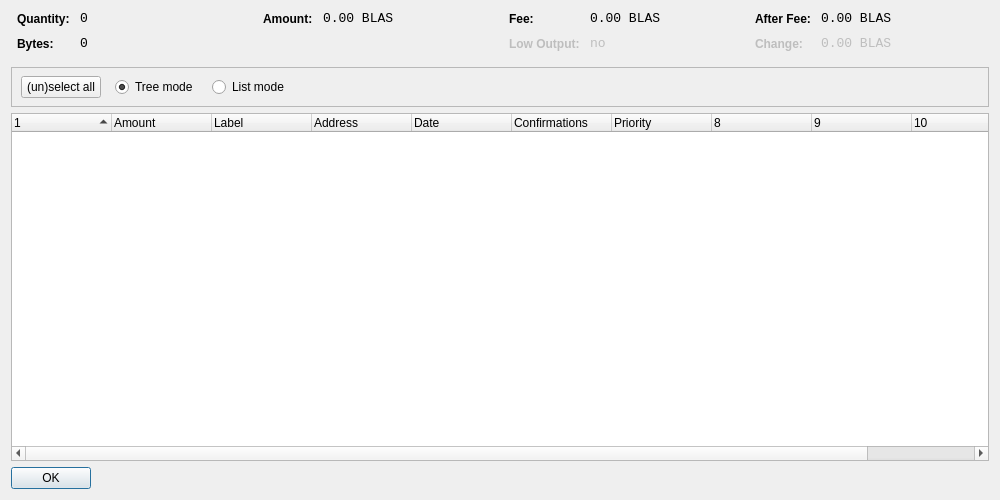
<?xml version="1.0" encoding="UTF-8"?>
<ui version="4.0">
 <class>CoinControlDialog</class>
 <widget class="QDialog" name="CoinControlDialog">
  <property name="geometry">
   <rect>
    <x>0</x>
    <y>0</y>
    <width>1000</width>
    <height>500</height>
   </rect>
  </property>
  <property name="windowTitle">
   <string>Coin Control</string>
  </property>
  <layout class="QVBoxLayout" name="verticalLayout">
   <item>
    <layout class="QHBoxLayout" name="horizontalLayoutTop" stretch="0,0,0,0">
     <property name="topMargin">
      <number>0</number>
     </property>
     <property name="bottomMargin">
      <number>10</number>
     </property>
     <item>
      <layout class="QFormLayout" name="formLayoutCoinControl1">
       <property name="horizontalSpacing">
        <number>10</number>
       </property>
       <property name="verticalSpacing">
        <number>10</number>
       </property>
       <property name="leftMargin">
        <number>6</number>
       </property>
       <property name="rightMargin">
        <number>6</number>
       </property>
       <item row="0" column="0">
        <widget class="QLabel" name="labelCoinControlQuantityText">
         <property name="styleSheet">
          <string notr="true">font-weight:bold;</string>
         </property>
         <property name="text">
          <string>Quantity:</string>
         </property>
        </widget>
       </item>
       <item row="0" column="1">
        <widget class="QLabel" name="labelCoinControlQuantity">
         <property name="font">
          <font>
           <family>Monospace</family>
           <pointsize>10</pointsize>
          </font>
         </property>
         <property name="cursor">
          <cursorShape>IBeamCursor</cursorShape>
         </property>
         <property name="contextMenuPolicy">
          <enum>Qt::ActionsContextMenu</enum>
         </property>
         <property name="text">
          <string notr="true">0</string>
         </property>
         <property name="textInteractionFlags">
          <set>Qt::LinksAccessibleByMouse|Qt::TextSelectableByKeyboard|Qt::TextSelectableByMouse</set>
         </property>
        </widget>
       </item>
       <item row="1" column="0">
        <widget class="QLabel" name="labelCoinControlBytesText">
         <property name="styleSheet">
          <string notr="true">font-weight:bold;</string>
         </property>
         <property name="text">
          <string>Bytes:</string>
         </property>
        </widget>
       </item>
       <item row="1" column="1">
        <widget class="QLabel" name="labelCoinControlBytes">
         <property name="font">
          <font>
           <family>Monospace</family>
           <pointsize>10</pointsize>
          </font>
         </property>
         <property name="cursor">
          <cursorShape>IBeamCursor</cursorShape>
         </property>
         <property name="contextMenuPolicy">
          <enum>Qt::ActionsContextMenu</enum>
         </property>
         <property name="text">
          <string notr="true">0</string>
         </property>
         <property name="textInteractionFlags">
          <set>Qt::LinksAccessibleByMouse|Qt::TextSelectableByKeyboard|Qt::TextSelectableByMouse</set>
         </property>
        </widget>
       </item>
      </layout>
     </item>
     <item>
      <layout class="QFormLayout" name="formLayoutCoinControl2">
       <property name="horizontalSpacing">
        <number>10</number>
       </property>
       <property name="verticalSpacing">
        <number>10</number>
       </property>
       <property name="leftMargin">
        <number>6</number>
       </property>
       <property name="rightMargin">
        <number>6</number>
       </property>
       <item row="0" column="0">
        <widget class="QLabel" name="labelCoinControlAmountText">
         <property name="styleSheet">
          <string notr="true">font-weight:bold;</string>
         </property>
         <property name="text">
          <string>Amount:</string>
         </property>
        </widget>
       </item>
       <item row="0" column="1">
        <widget class="QLabel" name="labelCoinControlAmount">
         <property name="font">
          <font>
           <family>Monospace</family>
           <pointsize>10</pointsize>
          </font>
         </property>
         <property name="cursor">
          <cursorShape>IBeamCursor</cursorShape>
         </property>
         <property name="contextMenuPolicy">
          <enum>Qt::ActionsContextMenu</enum>
         </property>
         <property name="text">
          <string notr="true">0.00 BLAS</string>
         </property>
         <property name="textInteractionFlags">
          <set>Qt::LinksAccessibleByMouse|Qt::TextSelectableByKeyboard|Qt::TextSelectableByMouse</set>
         </property>
        </widget>
       </item>
      </layout>
     </item>
     <item>
      <layout class="QFormLayout" name="formLayoutCoinControl3">
       <property name="horizontalSpacing">
        <number>10</number>
       </property>
       <property name="verticalSpacing">
        <number>10</number>
       </property>
       <property name="leftMargin">
        <number>6</number>
       </property>
       <property name="rightMargin">
        <number>6</number>
       </property>
       <item row="0" column="0">
        <widget class="QLabel" name="labelCoinControlFeeText">
         <property name="styleSheet">
          <string notr="true">font-weight:bold;</string>
         </property>
         <property name="text">
          <string>Fee:</string>
         </property>
        </widget>
       </item>
       <item row="0" column="1">
        <widget class="QLabel" name="labelCoinControlFee">
         <property name="font">
          <font>
           <family>Monospace</family>
           <pointsize>10</pointsize>
          </font>
         </property>
         <property name="cursor">
          <cursorShape>IBeamCursor</cursorShape>
         </property>
         <property name="contextMenuPolicy">
          <enum>Qt::ActionsContextMenu</enum>
         </property>
         <property name="text">
          <string notr="true">0.00 BLAS</string>
         </property>
         <property name="textInteractionFlags">
          <set>Qt::LinksAccessibleByMouse|Qt::TextSelectableByKeyboard|Qt::TextSelectableByMouse</set>
         </property>
        </widget>
       </item>
       <item row="1" column="0">
        <widget class="QLabel" name="labelCoinControlLowOutputText">
         <property name="enabled">
          <bool>false</bool>
         </property>
         <property name="styleSheet">
          <string notr="true">font-weight:bold;</string>
         </property>
         <property name="text">
          <string>Low Output:</string>
         </property>
        </widget>
       </item>
       <item row="1" column="1">
        <widget class="QLabel" name="labelCoinControlLowOutput">
         <property name="enabled">
          <bool>false</bool>
         </property>
         <property name="font">
          <font>
           <family>Monospace</family>
           <pointsize>10</pointsize>
          </font>
         </property>
         <property name="cursor">
          <cursorShape>IBeamCursor</cursorShape>
         </property>
         <property name="contextMenuPolicy">
          <enum>Qt::ActionsContextMenu</enum>
         </property>
         <property name="text">
          <string notr="true">no</string>
         </property>
         <property name="textInteractionFlags">
          <set>Qt::LinksAccessibleByMouse|Qt::TextSelectableByKeyboard|Qt::TextSelectableByMouse</set>
         </property>
        </widget>
       </item>
      </layout>
     </item>
     <item>
      <layout class="QFormLayout" name="formLayoutCoinControl4">
       <property name="horizontalSpacing">
        <number>10</number>
       </property>
       <property name="verticalSpacing">
        <number>10</number>
       </property>
       <property name="leftMargin">
        <number>6</number>
       </property>
       <property name="rightMargin">
        <number>6</number>
       </property>
       <item row="0" column="0">
        <widget class="QLabel" name="labelCoinControlAfterFeeText">
         <property name="styleSheet">
          <string notr="true">font-weight:bold;</string>
         </property>
         <property name="text">
          <string>After Fee:</string>
         </property>
        </widget>
       </item>
       <item row="0" column="1">
        <widget class="QLabel" name="labelCoinControlAfterFee">
         <property name="font">
          <font>
           <family>Monospace</family>
           <pointsize>10</pointsize>
          </font>
         </property>
         <property name="cursor">
          <cursorShape>IBeamCursor</cursorShape>
         </property>
         <property name="contextMenuPolicy">
          <enum>Qt::ActionsContextMenu</enum>
         </property>
         <property name="text">
          <string notr="true">0.00 BLAS</string>
         </property>
         <property name="textInteractionFlags">
          <set>Qt::LinksAccessibleByMouse|Qt::TextSelectableByKeyboard|Qt::TextSelectableByMouse</set>
         </property>
        </widget>
       </item>
       <item row="1" column="0">
        <widget class="QLabel" name="labelCoinControlChangeText">
         <property name="enabled">
          <bool>false</bool>
         </property>
         <property name="styleSheet">
          <string notr="true">font-weight:bold;</string>
         </property>
         <property name="text">
          <string>Change:</string>
         </property>
        </widget>
       </item>
       <item row="1" column="1">
        <widget class="QLabel" name="labelCoinControlChange">
         <property name="enabled">
          <bool>false</bool>
         </property>
         <property name="font">
          <font>
           <family>Monospace</family>
           <pointsize>10</pointsize>
          </font>
         </property>
         <property name="cursor">
          <cursorShape>IBeamCursor</cursorShape>
         </property>
         <property name="contextMenuPolicy">
          <enum>Qt::ActionsContextMenu</enum>
         </property>
         <property name="text">
          <string notr="true">0.00 BLAS</string>
         </property>
         <property name="textInteractionFlags">
          <set>Qt::LinksAccessibleByMouse|Qt::TextSelectableByKeyboard|Qt::TextSelectableByMouse</set>
         </property>
        </widget>
       </item>
      </layout>
     </item>
    </layout>
   </item>
   <item>
    <widget class="QFrame" name="frame">
     <property name="minimumSize">
      <size>
       <width>0</width>
       <height>40</height>
      </size>
     </property>
     <property name="frameShape">
      <enum>QFrame::StyledPanel</enum>
     </property>
     <property name="frameShadow">
      <enum>QFrame::Sunken</enum>
     </property>
     <widget class="QWidget" name="horizontalLayoutWidget">
      <property name="geometry">
       <rect>
        <x>10</x>
        <y>0</y>
        <width>781</width>
        <height>41</height>
       </rect>
      </property>
      <layout class="QHBoxLayout" name="horizontalLayoutPanel" stretch="0,0,0,0,0">
       <property name="spacing">
        <number>14</number>
       </property>
       <item>
        <widget class="QPushButton" name="pushButtonSelectAll">
         <property name="sizePolicy">
          <sizepolicy hsizetype="Maximum" vsizetype="Fixed">
           <horstretch>0</horstretch>
           <verstretch>0</verstretch>
          </sizepolicy>
         </property>
         <property name="text">
          <string>(un)select all</string>
         </property>
        </widget>
       </item>
       <item>
        <widget class="QRadioButton" name="radioTreeMode">
         <property name="sizePolicy">
          <sizepolicy hsizetype="Maximum" vsizetype="Fixed">
           <horstretch>0</horstretch>
           <verstretch>0</verstretch>
          </sizepolicy>
         </property>
         <property name="text">
          <string>Tree mode</string>
         </property>
         <property name="checked">
          <bool>true</bool>
         </property>
        </widget>
       </item>
       <item>
        <widget class="QRadioButton" name="radioListMode">
         <property name="sizePolicy">
          <sizepolicy hsizetype="Maximum" vsizetype="Fixed">
           <horstretch>0</horstretch>
           <verstretch>0</verstretch>
          </sizepolicy>
         </property>
         <property name="text">
          <string>List mode</string>
         </property>
        </widget>
       </item>
       <item>
        <spacer name="horizontalSpacer">
         <property name="orientation">
          <enum>Qt::Horizontal</enum>
         </property>
         <property name="sizeHint" stdset="0">
          <size>
           <width>40</width>
           <height>20</height>
          </size>
         </property>
        </spacer>
       </item>
      </layout>
     </widget>
    </widget>
   </item>
   <item>
    <widget class="CoinControlTreeWidget" name="treeWidget">
     <property name="contextMenuPolicy">
      <enum>Qt::CustomContextMenu</enum>
     </property>
     <property name="sortingEnabled">
      <bool>false</bool>
     </property>
     <property name="columnCount">
      <number>11</number>
     </property>
     <attribute name="headerShowSortIndicator" stdset="0">
      <bool>true</bool>
     </attribute>
     <attribute name="headerStretchLastSection">
      <bool>false</bool>
     </attribute>
     <column>
      <property name="text">
       <string/>
      </property>
     </column>
     <column>
      <property name="text">
       <string>Amount</string>
      </property>
     </column>
     <column>
      <property name="text">
       <string>Label</string>
      </property>
     </column>
     <column>
      <property name="text">
       <string>Address</string>
      </property>
     </column>
     <column>
      <property name="text">
       <string>Date</string>
      </property>
     </column>
     <column>
      <property name="text">
       <string>Confirmations</string>
      </property>
      <property name="toolTip">
       <string>Confirmed</string>
      </property>
     </column>
     <column>
      <property name="text">
       <string>Priority</string>
      </property>
     </column>
     <column>
      <property name="text">
       <string/>
      </property>
     </column>
     <column>
      <property name="text">
       <string/>
      </property>
     </column>
     <column>
      <property name="text">
       <string/>
      </property>
     </column>
     <column>
      <property name="text">
       <string/>
      </property>
     </column>
    </widget>
   </item>
   <item>
    <widget class="QDialogButtonBox" name="buttonBox">
     <property name="sizePolicy">
      <sizepolicy hsizetype="Maximum" vsizetype="Fixed">
       <horstretch>0</horstretch>
       <verstretch>0</verstretch>
      </sizepolicy>
     </property>
     <property name="orientation">
      <enum>Qt::Horizontal</enum>
     </property>
     <property name="standardButtons">
      <set>QDialogButtonBox::Ok</set>
     </property>
    </widget>
   </item>
  </layout>
 </widget>
 <customwidgets>
  <customwidget>
   <class>CoinControlTreeWidget</class>
   <extends>QTreeWidget</extends>
   <header>coincontroltreewidget.h</header>
  </customwidget>
 </customwidgets>
 <resources/>
 <connections/>
</ui>
